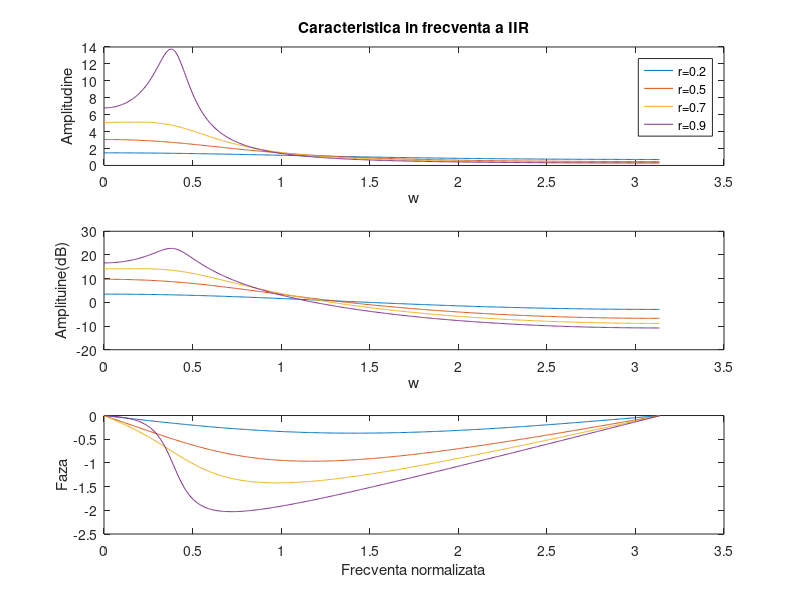
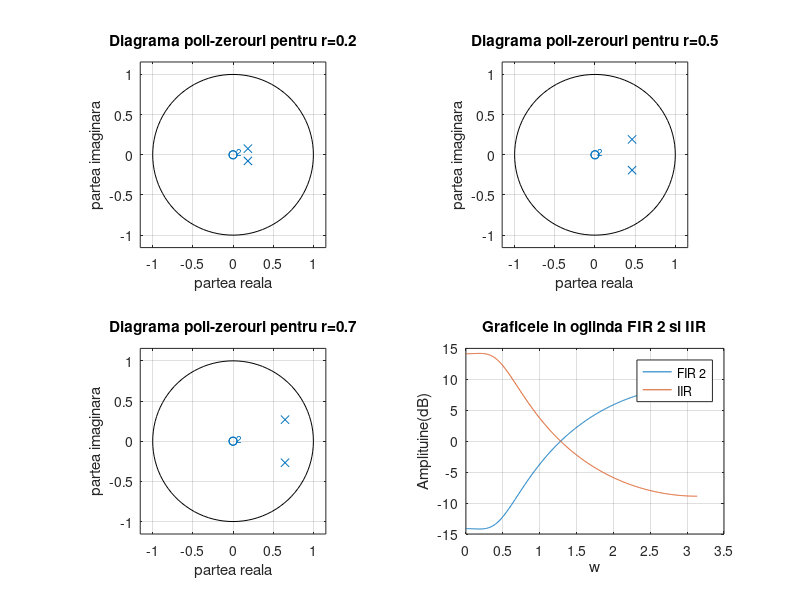
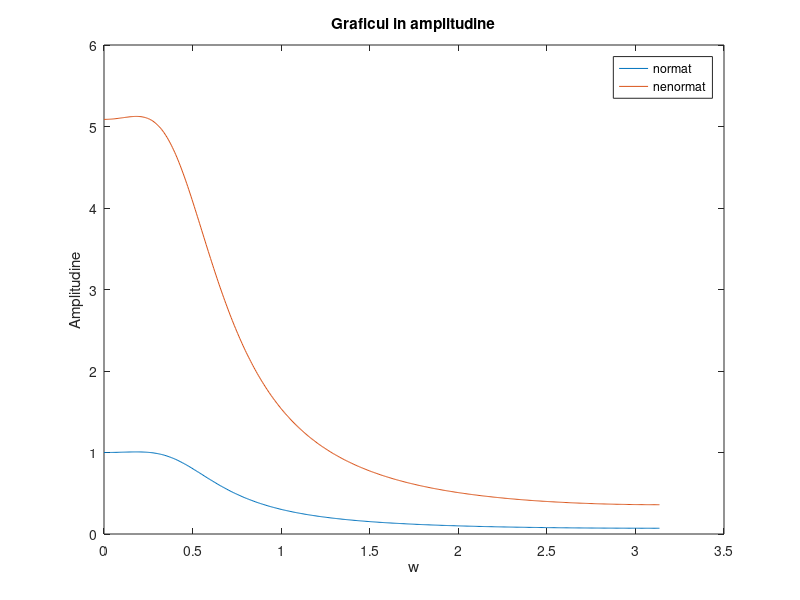

These figures' MATLAB source, in order:
%% Subpunctul_a____________________________________________________________
clear all
close all
clc

% Putem observa ca fata de punctele precedente, aici am obtinut graficele
% in oglinda, avand atenuarile in sus

teta=pi/8;
w=-pi:0.1:pi;
r1=0.2;
a1=[1, -2*r1*cos(teta), r1^2];
[G,w]=freqz(1, a1);

figure;
subplot(3,1,1);
plot(w,abs(G));
ylabel('Amplitudine');
xlabel('w');
title('Caracteristica in frecventa a IIR');
hold on;

subplot(3,1,2);
plot(w,20*log10(abs(G)));
ylabel('Amplituine(dB)');
xlabel('w');
hold on;

subplot(3,1,3);
plot(w,angle(G));
ylabel('Faza');
xlabel('Frecventa normalizata');
hold on;


r2=0.5;
a2=[1, -2*r2*cos(teta), r2^2];
[G,w]=freqz(1, a2);
subplot(3,1,1);
plot(w,abs(G));
hold on;

subplot(3,1,2);
plot(w,20*log10(abs(G)));
hold on;

subplot(3,1,3);
plot(w,angle(G));
hold on;


r3=0.7;
a3=[1, -2*r3*cos(teta), r3^2];
[G,w]=freqz(1, a3);
subplot(3,1,1);
plot(w,abs(G));
hold on;

subplot(3,1,2);
plot(w,20*log10(abs(G)));
hold on;

subplot(3,1,3);
plot(w,angle(G));
hold on;


r4=0.9;
a4=[1, -2*r4*cos(teta), r4^2];
[G,w]=freqz(1, a4);
subplot(3,1,1);
plot(w,abs(G));
hold on;
legend('r=0.2', 'r=0.5', 'r=0.7', 'r=0.9');

subplot(3,1,2);
plot(w,20*log10(abs(G)));
hold on;

subplot(3,1,3);
plot(w,angle(G));


figure;
subplot(2,2,1);
zplane(1, a1);
ylabel('partea imaginara');
xlabel('partea reala');
title('Diagrama poli-zerouri pentru r=0.2');

subplot(2,2,2);
zplane(1, a2);
ylabel('partea imaginara');
xlabel('partea reala');
title('Diagrama poli-zerouri pentru r=0.5');

subplot(2,2,3);
zplane(1, a3);
ylabel('partea imaginara');
xlabel('partea reala');
title('Diagrama poli-zerouri pentru r=0.7');

subplot(2,2,4);
zplane(1, a4);
ylabel('partea imaginara');
xlabel('partea reala');
title('Diagrama poli-zerouri pentru r=0.9');

%% Subpunctul a''___________________________________________________________
teta=pi/8;
w=-pi:0.1:pi;
r=0.7;
b=[1 -2*r*cos(teta), r^2];
[H,w]=freqz(b,1);%%%FIR 2
[G,w]=freqz(1, b);%%%IIR

plot(w,20*log10(abs(H)));
hold on;
plot(w,20*log10(abs(G)));
ylabel('Amplituine(dB)');
xlabel('w');
grid on;
title('Graficele in oglinda FIR 2 si IIR');
legend('FIR 2', 'IIR');

%% Subpunctul_b____________________________________________________________
teta=pi/8;
w=-pi:0.1:pi;
r=0.7;
a=[1, -2*r*cos(teta), r^2];
[G,w]=freqz(1, a);
G=1./(1-2*r*cos(teta).*exp(j*w).^(-1)+r^2.*exp(j*w).^(-2));
G0=1/(1-2*r*cos(teta)*exp(j*0)^(-1)+r^2*exp(j*0)^(-2));
Gn = G/G0;
figure;
plot(w,abs(Gn));%%%graficul normat
hold on;
plot(w,abs(G));%%%graficul nenormat
ylabel('Amplitudine');
xlabel('w');
title('Graficul in amplitudine');
legend('normat','nenormat');

